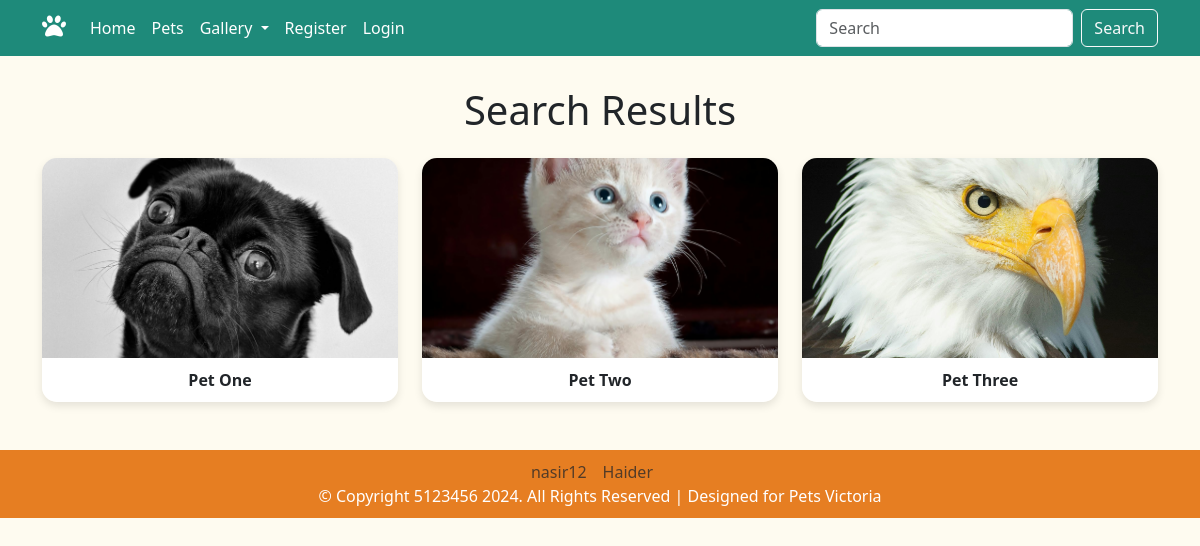
Screenshot of /search.php with the database file from the repository.
### tables this page shows
CREATE TABLE `pets` (
  `id` int(11) NOT NULL,
  `user_id` int(11) NOT NULL,
  `name` varchar(100) NOT NULL,
  `type` varchar(50) NOT NULL,
  `description` text NOT NULL,
  `age` int(11) NOT NULL,
  `location` varchar(100) NOT NULL,
  `image_path` varchar(255) NOT NULL,
  `image_caption` varchar(100) NOT NULL,
  `created_at` timestamp NOT NULL DEFAULT current_timestamp()
);

### search.php (the view, shortened to what this page needs)
<?php
include('include/header.inc');
include('include/nav.inc');
$query = "SELECT name, image_path, id FROM pets WHERE 1=1";
$stmt = $conn->prepare($query);
$stmt->execute();
$result = $stmt->get_result();
?>
<main class="container my-4">
    <h1 class="text-center mb-4">Search Results</h1>
    <div class="row g-4">
        <?php if ($result && $result->num_rows > 0): ?>
            <?php while ($pet = $result->fetch_assoc()): ?>
                <div class="col-md-4">
                    <div class="pet-card">
                        <a href="details.php?id=<?= $pet['id'] ?>" style="text-decoration: none;">
                            <img src="<?= htmlspecialchars($pet['image_path']) ?>" alt="<?= htmlspecialchars($pet['name']) ?>" class="img-fluid">
                            <div class="pet-name"><?= htmlspecialchars($pet['name']) ?></div>
                        </a>
                    </div>
                </div>
            <?php endwhile; ?>
        <?php else: ?>
            <div class="col-md-12">
                <p class="text-center">No pets found matching your search criteria.</p>
            </div>
        <?php endif; ?>
    </div>
</main>
<?php include('include/footer.inc'); ?>

### assets/css/style.css (style rules this page uses)
body { background-color: #fefbf0; }
h1,h3 { margin: 30px; text-align: center; }
.pet-card { border-radius: 15px; overflow: hidden; box-shadow: 0 4px 8px rgba(0,0,0,0.1); text-decoration: none; }
.pet-card a { text-decoration: none; color: inherit; }
.pet-card img { width: 100%; height: 200px; object-fit: cover; }
.pet-name { background-color: white; padding: 10px; text-align: center; font-weight: bold; text-decoration: none; }

### rows the page displays
pets: image_path (picture), name "Pet One"
pets: image_path (picture), name "Pet Two"
pets: image_path (picture), name "Pet Three"

### other values shown
$user['username'] "nasir12"
$user['username'] "Haider"
